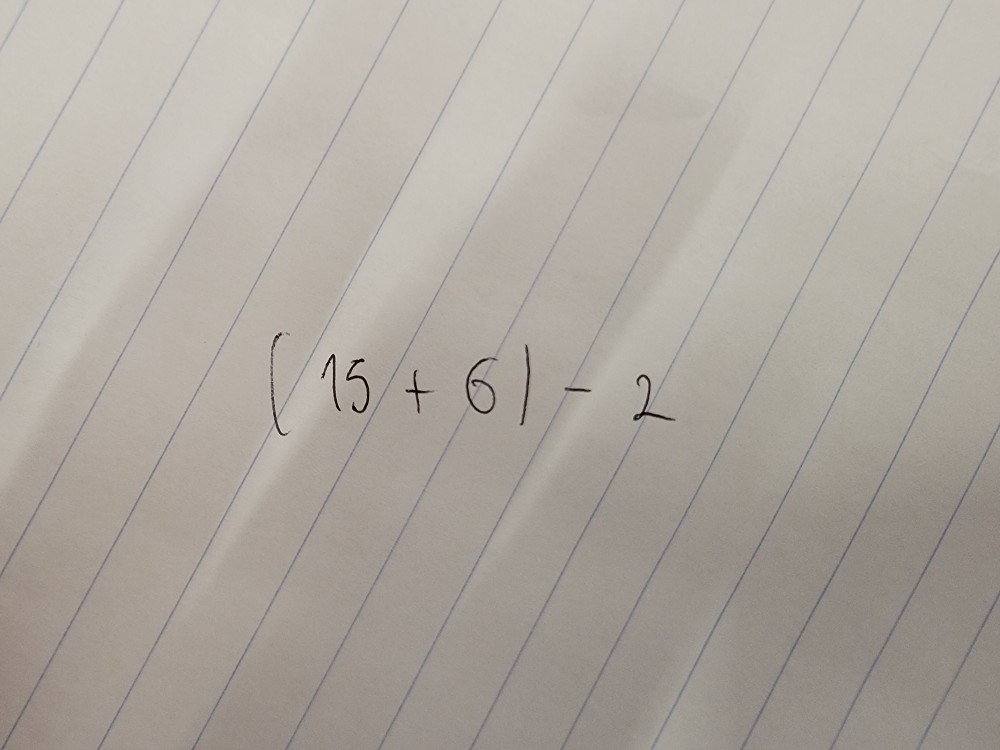
%> input picture test_image.jpg, 4000 x 3000 px (shown at 1/4 size)
$ octave --eval "predict('test_image.jpg');"   (GNU Octave 9; MATLAB toolbox functions it lacks are replaced by stand-ins)
%> lines starting %> are read from the running program, lines starting %| are printed output that depends on the picture; in (x1, y1, x2, y2) boxes, pixels count from 0 and x2, y2 are one past the last pixel; in counts of white or black regions, pixels touching at a corner belong together; the program's own positions count from 1
function predict(I)
%> called with I = 'test_image.jpg'
    image = imread(I);

    %binarization
    gray_image = rgb2gray(image);
    gray_thresh = graythresh(gray_image);
%> gray_thresh = 0.655
    disp(gray_thresh);
%| 0.6549
    binarized_image = imbinarize(gray_image);
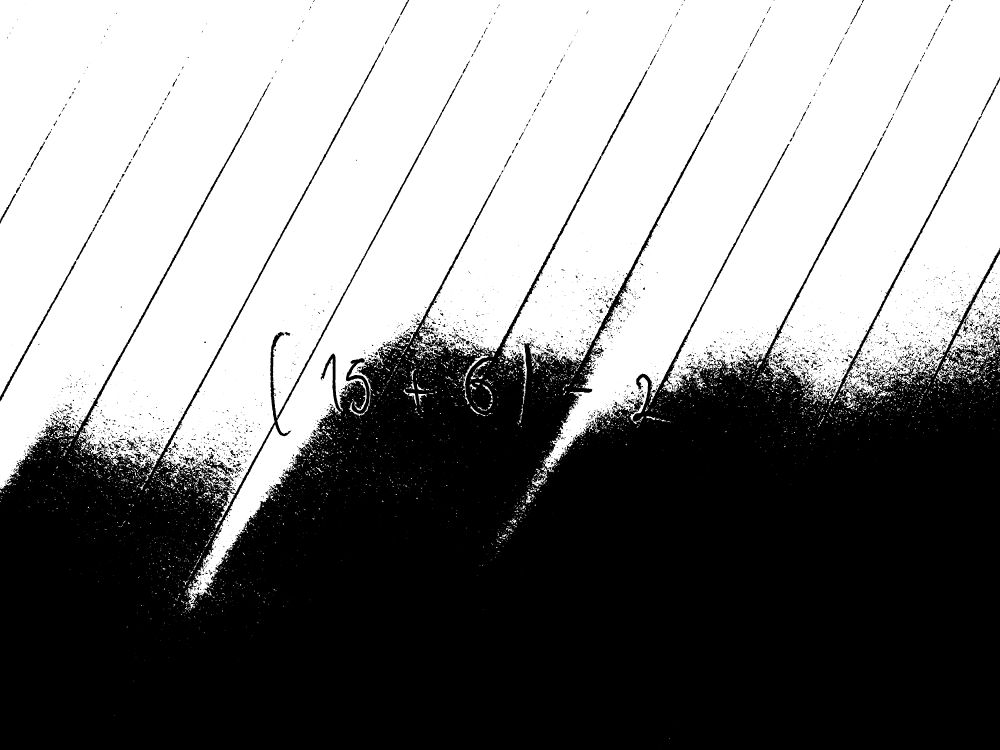
%> binarized_image: size 3000x4000 logical (shown at 1/4 size); 52.8% white; 4885 black regions (4049 under 20 px), largest, box (x1, y1, x2, y2) and area: (0, 181, 4000, 3000) 5579102, (0, 1044, 306, 1606) 5008, (809, 1808, 938, 1906) 2719
    % filtered = imgaussfilt(image, 0.1);
    lap_filter = fspecial('laplacian',0.2);
    mean_filter = fspecial('average',[6 6]);
    filtered = imfilter(binarized_image, mean_filter);
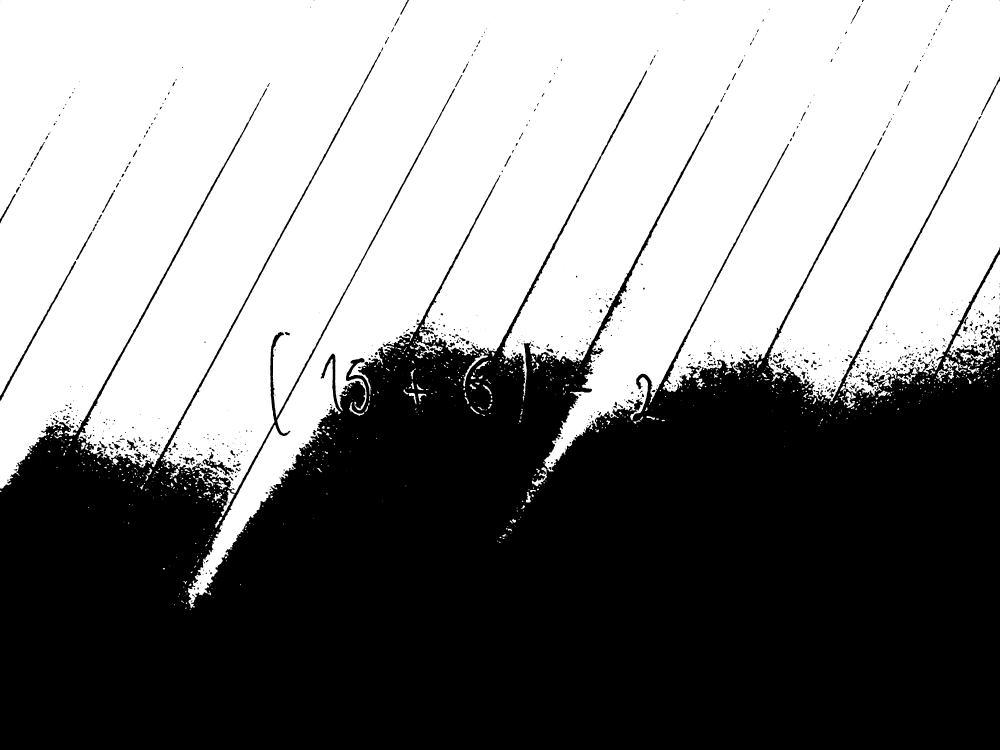
%> filtered: size 3000x4000 logical (shown at 1/4 size); 52.8% white; 967 black regions (519 under 20 px), largest, box (x1, y1, x2, y2) and area: (0, 190, 4000, 3000) 5612954, (0, 1044, 305, 1605) 4910, (810, 1808, 937, 1903) 2572
    filtered = imcomplement(filtered);
    rectSE = strel('rectangle',[15 15]);
    diskSE = strel('disk',11);
    cleaned = imdilate(filtered, rectSE);
%> cleaned: size 3000x4000 logical; 52.6% white; 83 black regions (41 under 20 px), largest, box (x1, y1, x2, y2) and area: (0, 0, 4000, 2284) 5441445, (3446, 340, 4000, 1468) 235376, (3880, 1032, 4000, 1297) 11066
    cleaned = imopen(cleaned, diskSE);
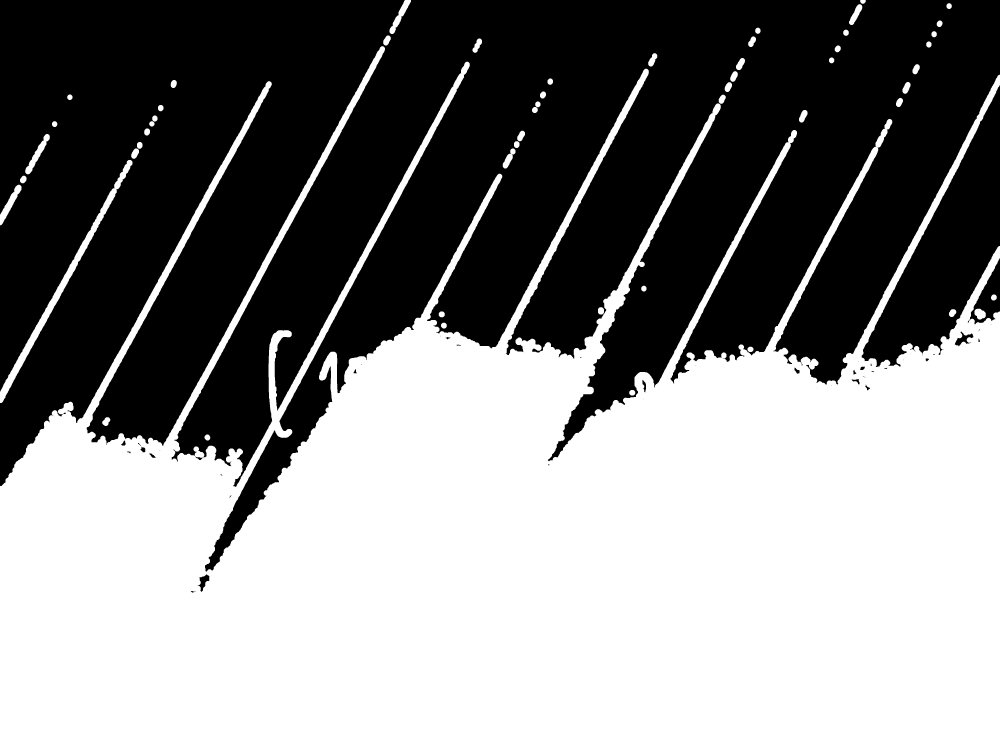
%> cleaned: size 3000x4000 logical (shown at 1/4 size); 51.9% white; 44 black regions (17 under 20 px)

    %segmentation
    moddedImage = cleaned;
    [L,Ne] = bwlabel(moddedImage);
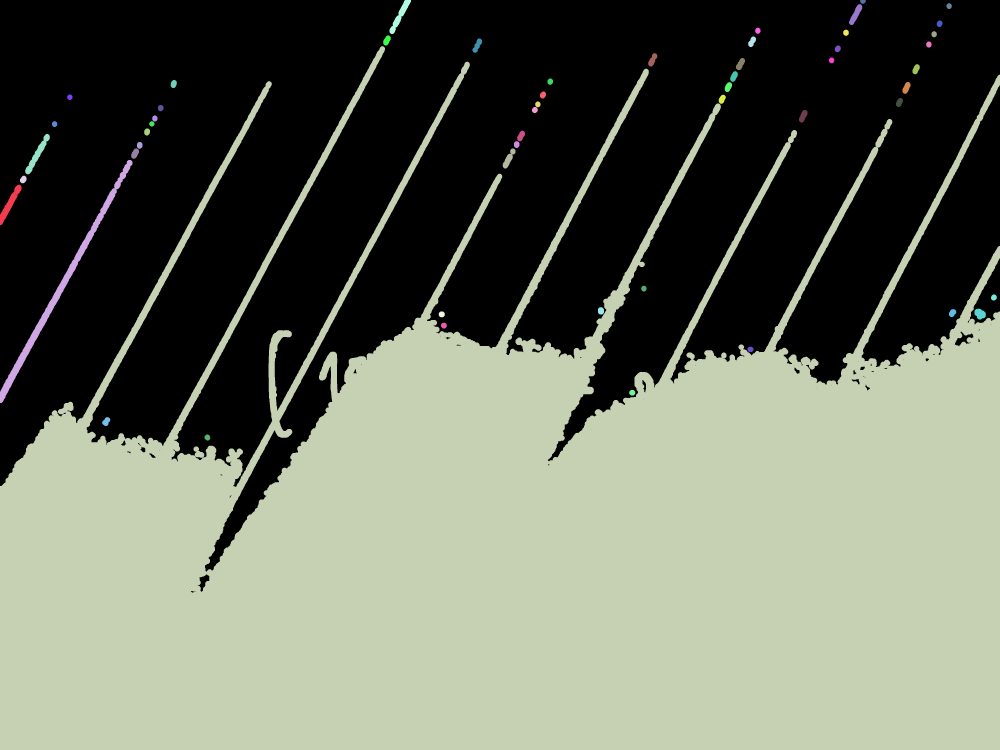
%> L: size 3000x4000 double (shown at 1/4 size); 56 distinct labels, from 0 to 55; one colour per label, 0 black
%> Ne = 55
    % Measuring properties of image regions
    propied = regionprops(L,'BoundingBox');
%> propied = 55 regions; largest, box (x1, y1, x2, y2): (0, 185, 4000, 3000), (0, 640, 530, 1612), (101, 536, 199, 697), (0, 739, 86, 901), (1558, 0, 1644, 136)
    % [6 lines of commented-out code are left out]
    for n=1:Ne
    %     subplot(5,5,n);
        [r,c] = find(L==n);
        n1 = moddedImage(min(r):max(r),min(c):max(c));
    %     imshow(n1);
        [h,w] = size(n1);
        if h<w
            padding = ceil((w-h)/2);
            n1 = padarray(n1, [padding 0],0,'both');
        elseif h>w
            padding = ceil((h-w)/2);
            n1 = padarray(n1, [0 padding],0,'both');
        end
    %     subplot(5,5,10+n);
        n1 = imresize(n1,[28 28]);
    %     imshow(n1);
        fullFileName = fullfile('segmentedImages', sprintf('image%d.png', n));
        imwrite(n1, fullFileName);
        pause(1)
    end
%> this loop made 3 passes
%> (h, w, padding) on passes 1 to 3: (162, 86, 38), (972, 530, 221), (2815, 4000, 593)
%> pass 1, in predict, `n1 = moddedImage(min(r):max(r),min(c):max(c));`:
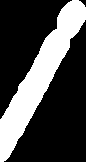
%> n1: size 162x86 logical; 28.9% white; 1 white region, box (x1, y1, x2, y2) and area: (0, 0, 86, 162) 4021
%> pass 1, in predict, `n1 = padarray(n1, [0 padding],0,'both');`:
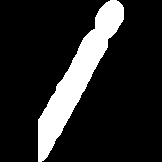
%> n1: size 162x162 logical; 15.3% white; 1 white region, box (x1, y1, x2, y2) and area: (38, 0, 124, 162) 4021
%> pass 2, in predict, `n1 = moddedImage(min(r):max(r),min(c):max(c));`:
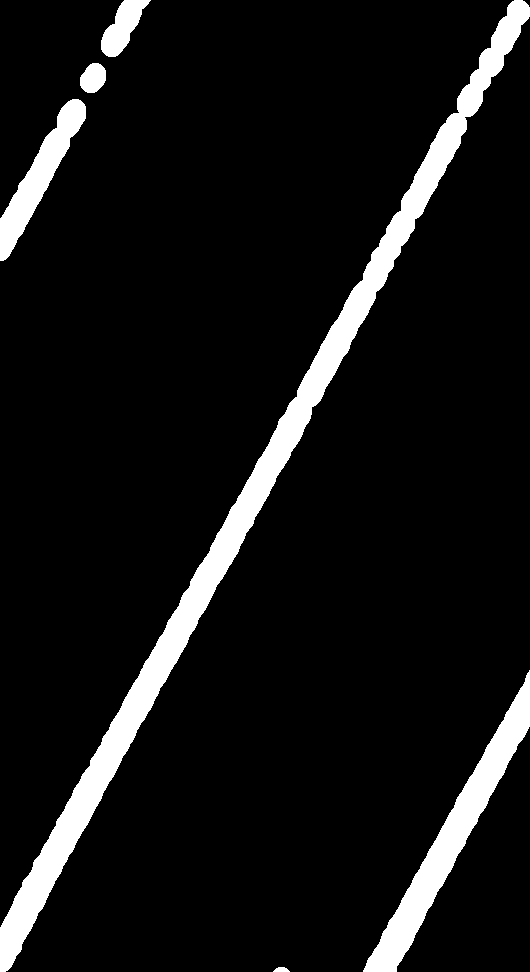
%> n1: size 972x530 logical; 8.2% white; 6 white regions, box (x1, y1, x2, y2) and area: (0, 0, 530, 972) 27359, (363, 670, 530, 972) 8771, (0, 99, 86, 261) 4021, (101, 0, 151, 57) 1417, (80, 63, 106, 93) 596, (273, 967, 290, 972) 63

    %load model and predict
    load('net.mat');
    predictDataSetPath = fullfile('segmentedImages');
    imdsPred = imageDatastore(predictDataSetPath,'IncludeSubfolders',true);
    YPred = classify(net,imdsPred);
    [numFiles, n] = size(imdsPred.Files);
    figure
    for i = 1:numFiles
        subplot(3,3,i);
        imshow(imdsPred.Files{i});
        title("Predicted Label: " + string(YPred(i)));
    end
end
%> (the run ends here)
